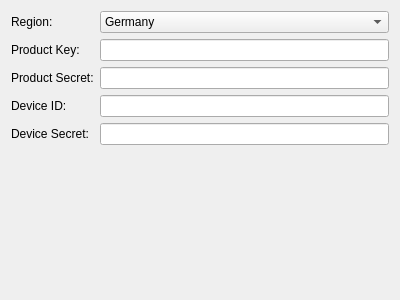
<?xml version="1.0" encoding="UTF-8"?>
<ui version="4.0">
 <class>AlibabaConfiguration</class>
 <widget class="QWidget" name="AlibabaConfiguration">
  <property name="geometry">
   <rect>
    <x>0</x>
    <y>0</y>
    <width>400</width>
    <height>300</height>
   </rect>
  </property>
  <property name="windowTitle">
   <string>Form</string>
  </property>
  <layout class="QFormLayout" name="formLayout">
   <item row="0" column="0">
    <widget class="QLabel" name="label">
     <property name="text">
      <string>Region:</string>
     </property>
    </widget>
   </item>
   <item row="0" column="1">
    <widget class="QComboBox" name="regionComboBox">
     <property name="currentIndex">
      <number>4</number>
     </property>
     <item>
      <property name="text">
       <string>Shanghai</string>
      </property>
     </item>
     <item>
      <property name="text">
       <string>Singapore</string>
      </property>
     </item>
     <item>
      <property name="text">
       <string>Japan</string>
      </property>
     </item>
     <item>
      <property name="text">
       <string>USA West</string>
      </property>
     </item>
     <item>
      <property name="text">
       <string>Germany</string>
      </property>
     </item>
     <item>
      <property name="text">
       <string>Custom</string>
      </property>
     </item>
    </widget>
   </item>
   <item row="1" column="0">
    <widget class="QLabel" name="label_2">
     <property name="text">
      <string>Product Key:</string>
     </property>
    </widget>
   </item>
   <item row="1" column="1">
    <widget class="QLineEdit" name="productKeyEdit"/>
   </item>
   <item row="2" column="0">
    <widget class="QLabel" name="label_3">
     <property name="text">
      <string>Product Secret:</string>
     </property>
    </widget>
   </item>
   <item row="2" column="1">
    <widget class="QLineEdit" name="productSecretEdit"/>
   </item>
   <item row="3" column="0">
    <widget class="QLabel" name="label_4">
     <property name="text">
      <string>Device ID:</string>
     </property>
    </widget>
   </item>
   <item row="3" column="1">
    <widget class="QLineEdit" name="deviceIdEdit"/>
   </item>
   <item row="4" column="0">
    <widget class="QLabel" name="label_5">
     <property name="text">
      <string>Device Secret:</string>
     </property>
    </widget>
   </item>
   <item row="4" column="1">
    <widget class="QLineEdit" name="deviceSecretEdit"/>
   </item>
  </layout>
 </widget>
 <resources/>
 <connections/>
</ui>
